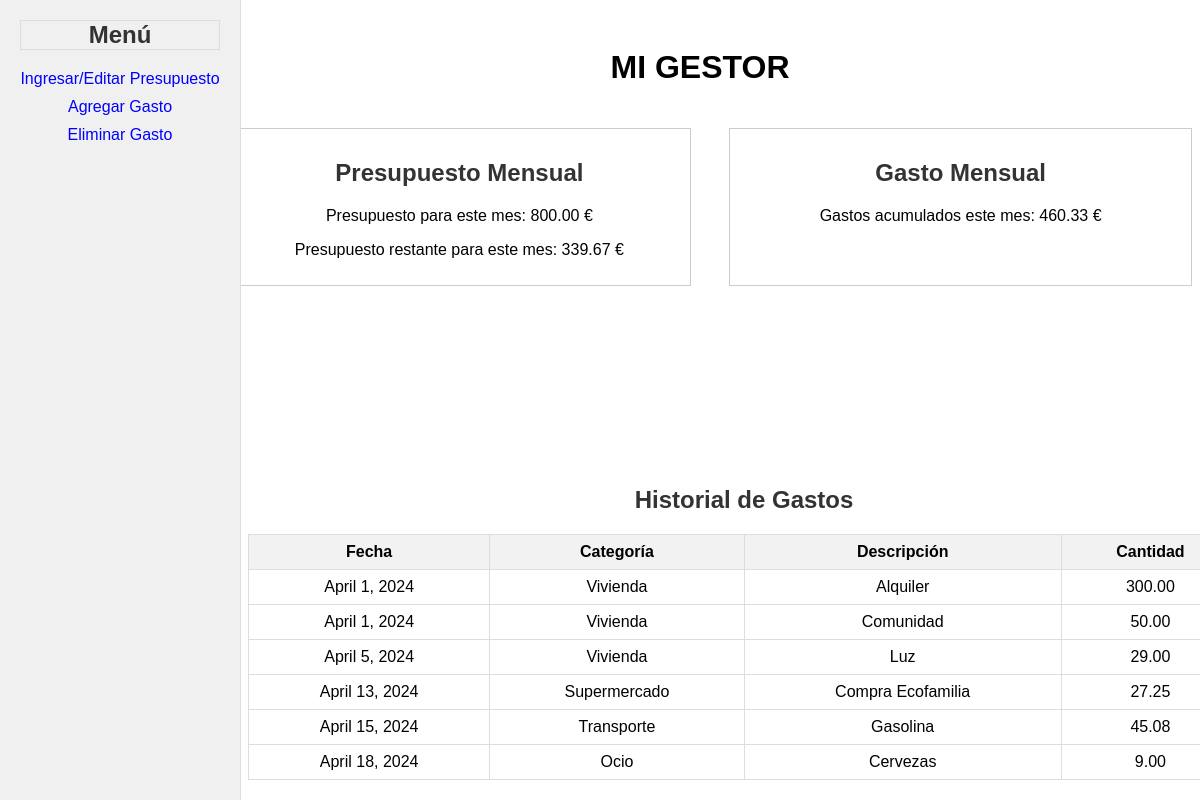
/mi_gestor/home/ (signed in), run on an earlier commit of the app's database.
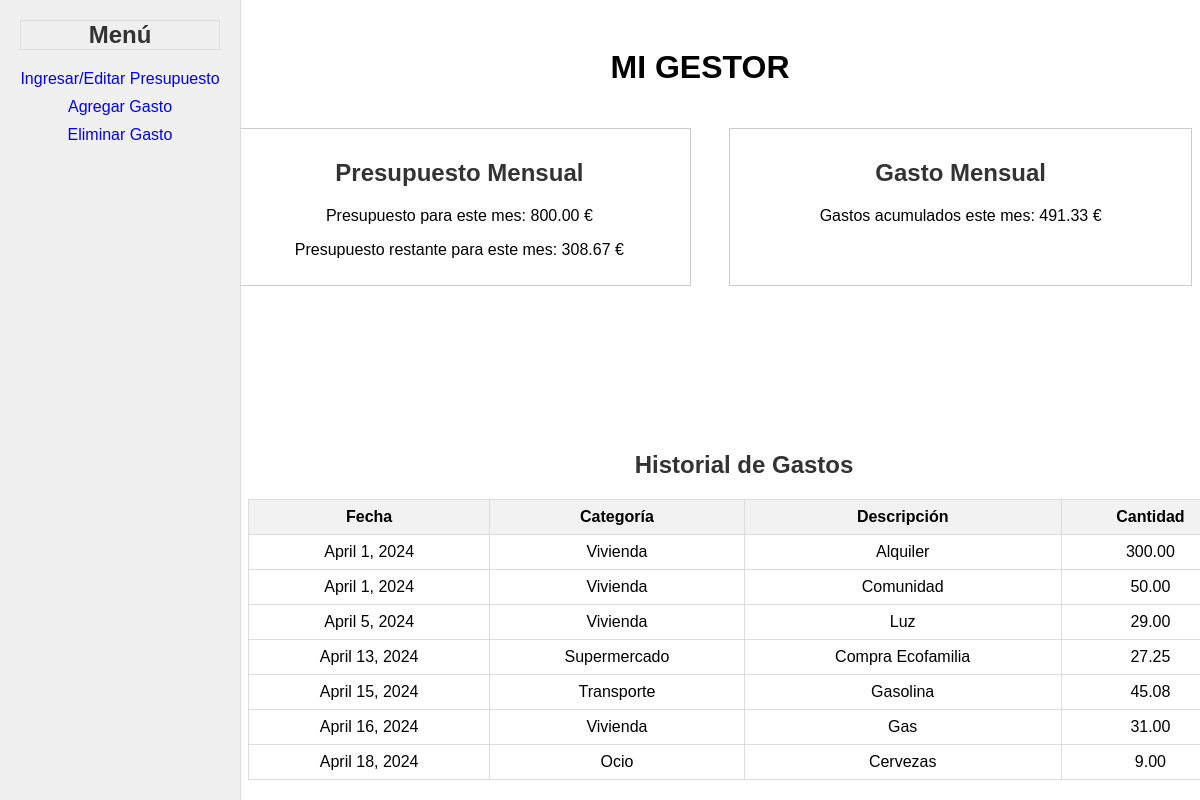
And on a later commit of the database.
### mi_gestor/models.py (models this page shows, shortened)
class GastoMensual(models.Model):
    usuario = models.ForeignKey(User, on_delete=models.CASCADE, default=None)
    fecha = models.DateField()
    categoria = models.ForeignKey(Categoria, on_delete=models.CASCADE, null=True, blank=True, default=None)
    descripcion = models.CharField(max_length=100)
    cantidad = models.DecimalField(max_digits=10, decimal_places=2)

class Categoria(models.Model):
    nombre = models.CharField(max_length=50, unique=True)
    def __str__(self):
        return self.nombre

### mi_gestor/views.py (the view)
# urls.py: path('home/', views.home, name='home'),
@login_required
def home(request):
    mes_actual = datetime.date.today().replace(day=1)
    try:
        presupuesto_mensual = PresupuestoMensual.objects.get(usuario=request.user, fecha=mes_actual)
        presupuesto_mes_actual = presupuesto_mensual.cantidad
    except PresupuestoMensual.DoesNotExist:
        presupuesto_mes_actual = 0
    gastos_mes_actual = GastoMensual.objects.filter(usuario=request.user, fecha__month=mes_actual.month, fecha__year=mes_actual.year).aggregate(total_mes=Sum('cantidad'))
    total_mes_actual = round(gastos_mes_actual['total_mes'], 2) if gastos_mes_actual['total_mes'] else 0
    diferencia = presupuesto_mes_actual - total_mes_actual
    gastos = GastoMensual.objects.filter(usuario=request.user).order_by('fecha')
    presupuesto_url = '/ingresar_presupuesto/'
    agregar_gasto_url = '/agregar_gasto/'
    return render(request, 'home.html', {
        'presupuesto_url': presupuesto_url,
        'agregar_gasto_url': agregar_gasto_url,
        'gastos': gastos,
        'presupuesto_mes_actual': presupuesto_mes_actual,
        'total_mes_actual': total_mes_actual,
        'diferencia': diferencia
    })

### mi_gestor/templates/home.html (shortened to what this page needs)
<!DOCTYPE html>
<html lang="en">
<head>
    {% load static %}
    <link rel="stylesheet" type="text/css" href="{% static 'home_style.css' %}">
</head>
<body>
    <header>
        <h1>MI GESTOR</h1>
    </header>
    <div class="sidebar">
        <h2>Menú</h2>
        <ul>
            <li><a href="{% url 'mi_gestor:ingresar_presupuesto' %}">Ingresar/Editar Presupuesto</a></li>
            <li><a href="{% url 'mi_gestor:agregar_gasto' %}">Agregar Gasto</a></li>
            <li><a href="{% url 'mi_gestor:eliminar_gasto' gastos.0.id %}">Eliminar Gasto</a></li>
        </ul>
    </div>
     <div class="content">
        <div class="header">
            <div class="block">
                <h2>Presupuesto Mensual</h2>
                <p>Presupuesto para este mes: {{ presupuesto_mes_actual }} €</p>
                <p>Presupuesto restante para este mes: {{ diferencia }} €</p>
            </div>
            <div class="block">
                <h2>Gasto Mensual</h2>
                <p>Gastos acumulados este mes: {{ total_mes_actual }} €</p>
            </div>
        </div>
        <div class="table-container">
            <h2>Historial de Gastos</h2>
            <table border="1">
                <thead>
                    <tr>
                        <th>Fecha</th>
                        <th>Categoría</th>
                        <th>Descripción</th>
                        <th>Cantidad</th>
                    </tr>
                </thead>
                <tbody>
                    {% for gasto in gastos %}
                    <tr>
                        <td>{{ gasto.fecha }}</td>
                        <td>{{ gasto.categoria }}</td>
                        <td>{{ gasto.descripcion }}</td>
                        <td>{{ gasto.cantidad }}</td>
                    </tr>
                    {% endfor %}
                </tbody>
            </table>
        </div>
    </div>
</body>
</html>

What changed in the data, as far as the page shows it:
added GastoMensual: fecha "April 16, 2024", categoria "Vivienda", descripcion "Gas", cantidad "31.00"
Also different on the page:
{{ diferencia }}: "339.67" → "308.67"
{{ total_mes_actual }}: "460.33" → "491.33"
